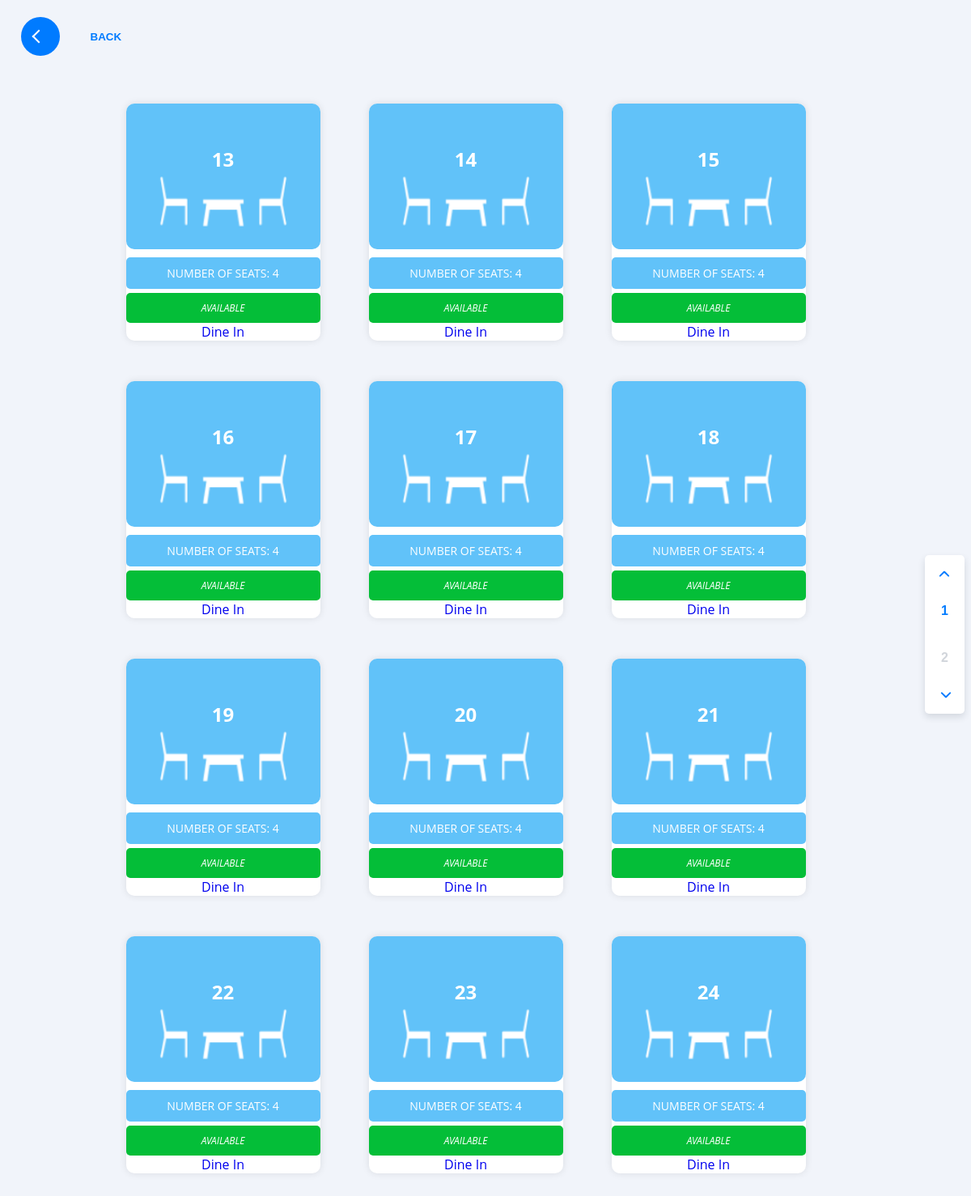
/tables.php?lantai=1, run on an earlier commit of the app's database.
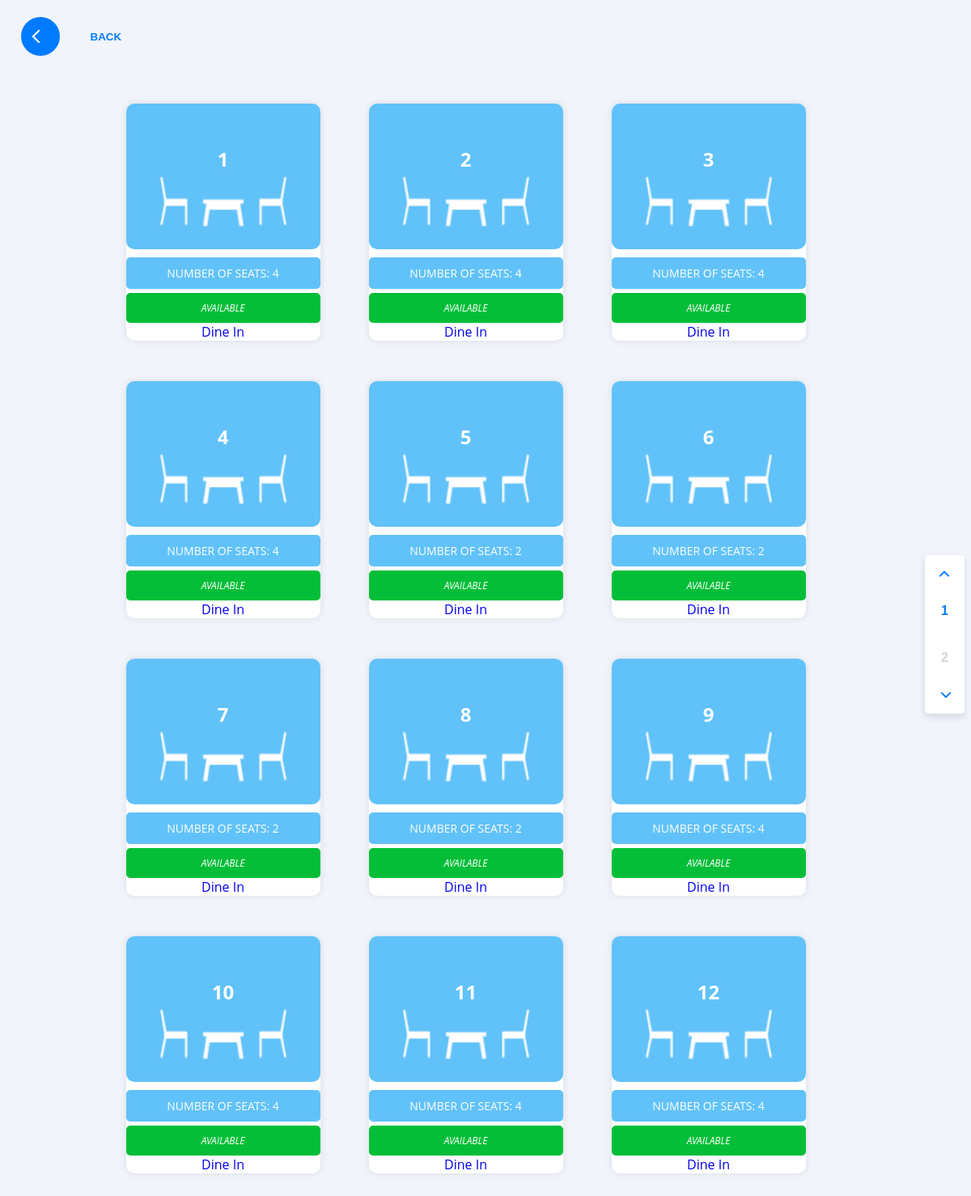
And on a later commit of the database.
### tables this page shows
CREATE TABLE `meja` (
  `no_meja` int(2) NOT NULL,
  `jumlah_kursi` int(2) NOT NULL,
  `status_meja` varchar(25) NOT NULL,
  `lantai` int(2) NOT NULL
);

### tables.php (the view, shortened to what this page needs)
<?php
include_once("conn.php");
$targeted_floor = $_GET["lantai"];
$select_query="SELECT * FROM meja WHERE lantai=$targeted_floor";
$select_exec=$conn->query($select_query);
  ?>
<!DOCTYPE html>
<html lang="en">
<head>
    <link rel="stylesheet" href="viewtable.css">
</head>
<body>
    <button onclick="location.href='index.php'" class="learn-more">
        <span class="circle" aria-hidden="true">
            <span class="icon arrow"></span>
        </span>
        <span class="button-text">Back</span>
    </button>
    <div class="container">
        <div class="table-row">
            <?php
        while ($table = $select_exec->fetch(PDO::FETCH_ASSOC)) {
            $table_info = "";
            if ($table["status_meja"] == 0) {
                $status_meja = "AVAILABLE";
                $table_info = "AVAILABLE";
                $img_url = "Data\Images\meja_available.png";
                $btn_alt = "Dine In";
                $btn_url = "dinein.php";
            }
        ?>
            <div class="table-content card mb-3">
                <div class="table-num"><?php echo $table["no_meja"]; ?></div>
                <img src="<?php echo $img_url; ?>" alt="meja_<?php echo $status_meja; ?>" class="card-img-top" />
                <div class="card-body">
                    <div class="table-capacity table-capacity-<?php echo $status_meja; ?>">NUMBER OF SEATS:
                        <?php echo $table["jumlah_kursi"]; ?></div>
                    <div class="table-status table-status-<?php echo $status_meja; ?>">
                        <?php echo $table_info; ?>
                    </div>
                    <a href="<?php echo $btn_url; ?>?table_id=<?php echo $table["no_meja"]; ?>"
                        class="btn btn-primary"><?php echo $btn_alt; ?></a>
                </div>
            </div>
            <?php
        }
    ?>
        </div>
    </div>
    <div class="pagination">
        <button onclick="location.href='tables.php?lantai=1'" class="pagination__arrow pagination__arrow--down">
            <span class="pagination__arrow-half"></span>
            <span class="pagination__arrow-half"></span>
        </button>
        <a href="tables.php?lantai=1">
            <button
                class="pagination__number <?php if ($_GET['lantai'] == 1) echo 'pagination__number--active'; ?>">1</button>
        </a>
        <a href="tables.php?lantai=2">
            <button
                class="pagination__number <?php if ($_GET['lantai'] == 2) echo 'pagination__number--active'; ?>">2</button>
        </a>
        <button onclick="location.href='tables.php?lantai=2'" class="pagination__arrow pagination__arrow--up">
            <span class="pagination__arrow-half"></span>
            <span class="pagination__arrow-half"></span>
        </button>
    </div>
</body>
</html>

What changed in the data, as far as the page shows it:
no longer on this page (row edited): meja: no_meja "13", jumlah_kursi "4", status_meja "AVAILABLE", status_meja "Dine In"
no longer on this page (row edited): meja: no_meja "14", jumlah_kursi "4", status_meja "AVAILABLE", status_meja "Dine In"
no longer on this page (row edited): meja: no_meja "15", jumlah_kursi "4", status_meja "AVAILABLE", status_meja "Dine In"
no longer on this page (row edited): meja: no_meja "16", jumlah_kursi "4", status_meja "AVAILABLE", status_meja "Dine In"
no longer on this page (row edited): meja: no_meja "17", jumlah_kursi "4", status_meja "AVAILABLE", status_meja "Dine In"
no longer on this page (row edited): meja: no_meja "18", jumlah_kursi "4", status_meja "AVAILABLE", status_meja "Dine In"
no longer on this page (row edited): meja: no_meja "19", jumlah_kursi "4", status_meja "AVAILABLE", status_meja "Dine In"
no longer on this page (row edited): meja: no_meja "20", jumlah_kursi "4", status_meja "AVAILABLE", status_meja "Dine In"
no longer on this page (row edited): meja: no_meja "21", jumlah_kursi "4", status_meja "AVAILABLE", status_meja "Dine In"
no longer on this page (row edited): meja: no_meja "22", jumlah_kursi "4", status_meja "AVAILABLE", status_meja "Dine In"
no longer on this page (row edited): meja: no_meja "23", jumlah_kursi "4", status_meja "AVAILABLE", status_meja "Dine In"
no longer on this page (row edited): meja: no_meja "24", jumlah_kursi "4", status_meja "AVAILABLE", status_meja "Dine In"
now on this page (row edited): meja: no_meja "1", jumlah_kursi "4", status_meja "AVAILABLE", status_meja "Dine In"
now on this page (row edited): meja: no_meja "2", jumlah_kursi "4", status_meja "AVAILABLE", status_meja "Dine In"
now on this page (row edited): meja: no_meja "3", jumlah_kursi "4", status_meja "AVAILABLE", status_meja "Dine In"
now on this page (row edited): meja: no_meja "4", jumlah_kursi "4", status_meja "AVAILABLE", status_meja "Dine In"
now on this page (row edited): meja: no_meja "5", jumlah_kursi "2", status_meja "AVAILABLE", status_meja "Dine In"
now on this page (row edited): meja: no_meja "6", jumlah_kursi "2", status_meja "AVAILABLE", status_meja "Dine In"
now on this page (row edited): meja: no_meja "7", jumlah_kursi "2", status_meja "AVAILABLE", status_meja "Dine In"
now on this page (row edited): meja: no_meja "8", jumlah_kursi "2", status_meja "AVAILABLE", status_meja "Dine In"
now on this page (row edited): meja: no_meja "9", jumlah_kursi "4", status_meja "AVAILABLE", status_meja "Dine In"
now on this page (row edited): meja: no_meja "10", jumlah_kursi "4", status_meja "AVAILABLE", status_meja "Dine In"
now on this page (row edited): meja: no_meja "11", jumlah_kursi "4", status_meja "AVAILABLE", status_meja "Dine In"
now on this page (row edited): meja: no_meja "12", jumlah_kursi "4", status_meja "AVAILABLE", status_meja "Dine In"
